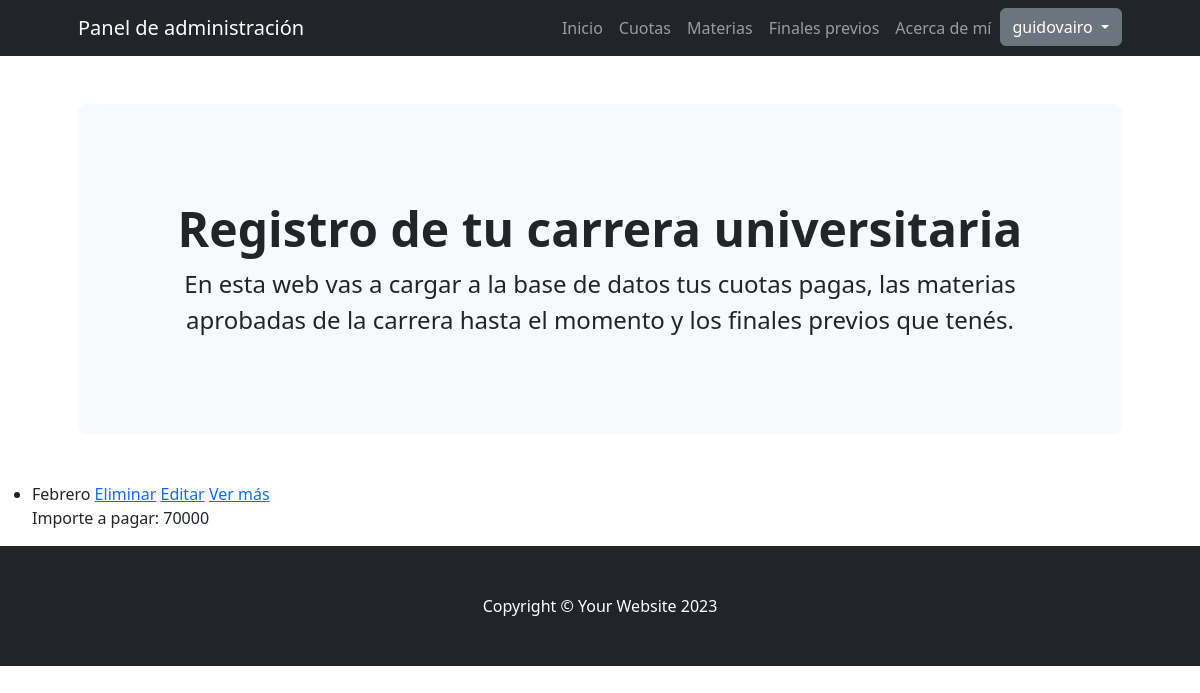
Before: /app/lista_cuotas/ (signed in) with the older database file.
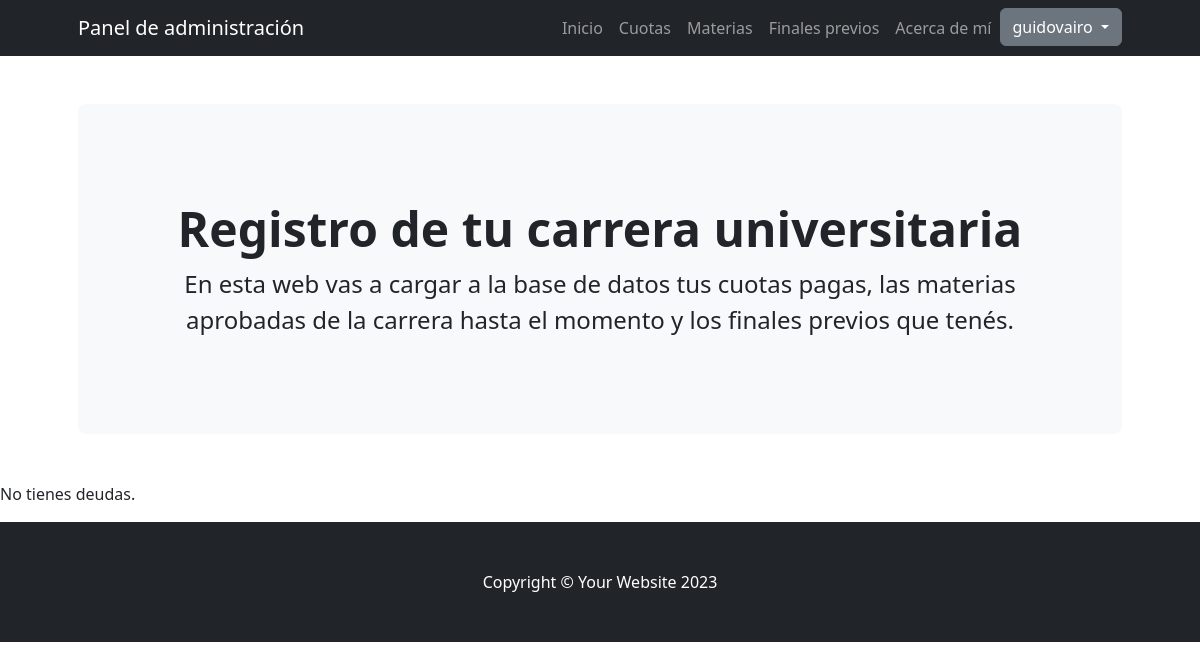
After: the same page with the newer database file.
### AppAlumno/models.py (models this page shows)
class Cuota(models.Model):
   debe_cuotas = models.CharField(max_length=40)
   importe_a_pagar = models.IntegerField(null=True, blank=True)
   def __str__(self):
       return f"{self.debe_cuotas}"

### AppAlumno/views.py (the view)
# urls.py: path('lista_cuotas/', cuotasListView.as_view(), name='lista_cuotas'),
class cuotasListView(LoginRequiredMixin, ListView):
    model = Cuota
    template_name = "AppAlumno/lista.html"
    login_url = "AppUsers:Login"

### AppAlumno/templates/AppAlumno/lista.html
{% extends "AppAlumno/base.html" %}
{% load static %}
{% block section1 %}
{% if object_list %}
  <ul>
    {% for cuota in object_list %}
      <li>
        {{ cuota }}
        <a href="{% url 'eliminar_cuotas' cuota.id %}">Eliminar</a>
        <a href="{% url 'editar_cuotas' cuota.id %}">Editar</a>
        <a href="{% url 'detalle_cuotas' cuota.id %}">Ver más</a> <br>
        Importe a pagar: {{ cuota.importe_a_pagar }}
      </li>
    {% endfor %}
  </ul>
{% else %}
  <p>No tienes deudas.</p>
{% endif %}
{% endblock %}

Changed rows visible on the page:
removed Cuota: debe_cuotas "Febrero", importe_a_pagar "70000"
Other visible differences:
text now shown: "No tienes deudas."
